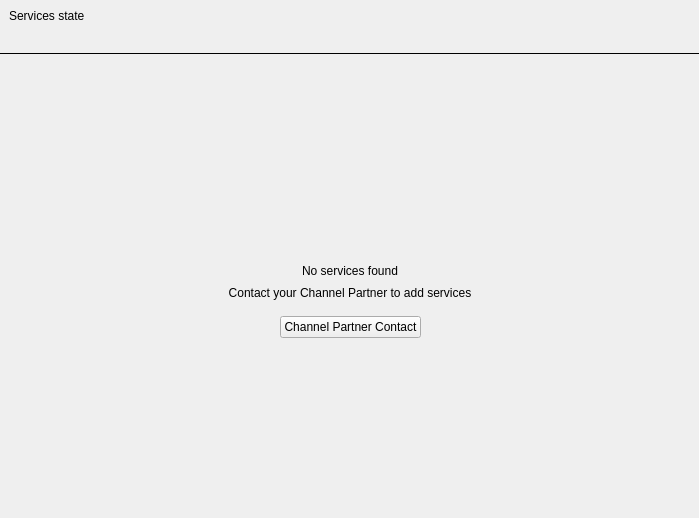
<?xml version="1.0" encoding="UTF-8"?>
<ui version="4.0">
 <class>SaasInfoWidget</class>
 <widget class="QWidget" name="SaasInfoWidget">
  <property name="geometry">
   <rect>
    <x>0</x>
    <y>0</y>
    <width>699</width>
    <height>518</height>
   </rect>
  </property>
  <layout class="QVBoxLayout" name="widgetLayout">
   <property name="spacing">
    <number>0</number>
   </property>
   <property name="leftMargin">
    <number>0</number>
   </property>
   <property name="topMargin">
    <number>0</number>
   </property>
   <property name="rightMargin">
    <number>0</number>
   </property>
   <property name="bottomMargin">
    <number>0</number>
   </property>
   <item>
    <widget class="nx::vms::client::desktop::Panel" name="headerWidget" native="true">
     <layout class="QVBoxLayout" name="headerLayout">
      <item>
       <widget class="QLabel" name="saasStateCaptionLabel">
        <property name="text">
         <string>Services state</string>
        </property>
       </widget>
      </item>
      <item>
       <widget class="QLabel" name="saasStateValueLabel"/>
      </item>
     </layout>
    </widget>
   </item>
   <item>
    <widget class="Line" name="horizontalLine">
     <property name="frameShadow">
      <enum>QFrame::Plain</enum>
     </property>
     <property name="orientation">
      <enum>Qt::Horizontal</enum>
     </property>
    </widget>
   </item>
   <item>
    <widget class="QStackedWidget" name="stackedWidget">
     <property name="currentIndex">
      <number>0</number>
     </property>
     <widget class="QWidget" name="placeholderPage">
      <layout class="QGridLayout" name="placeholderPageLayout">
       <property name="leftMargin">
        <number>0</number>
       </property>
       <property name="topMargin">
        <number>0</number>
       </property>
       <property name="rightMargin">
        <number>0</number>
       </property>
       <property name="bottomMargin">
        <number>0</number>
       </property>
       <property name="spacing">
        <number>0</number>
       </property>
       <item row="0" column="1">
        <spacer name="placeholderTopSpacer">
         <property name="orientation">
          <enum>Qt::Vertical</enum>
         </property>
         <property name="sizeHint" stdset="0">
          <size>
           <width>20</width>
           <height>187</height>
          </size>
         </property>
        </spacer>
       </item>
       <item row="1" column="0">
        <spacer name="placeholderLeftSpacer">
         <property name="orientation">
          <enum>Qt::Horizontal</enum>
         </property>
         <property name="sizeHint" stdset="0">
          <size>
           <width>222</width>
           <height>20</height>
          </size>
         </property>
        </spacer>
       </item>
       <item row="1" column="1">
        <widget class="QWidget" name="placeholderContentsWidget" native="true">
         <property name="minimumSize">
          <size>
           <width>250</width>
           <height>0</height>
          </size>
         </property>
         <property name="maximumSize">
          <size>
           <width>250</width>
           <height>16777215</height>
          </size>
         </property>
         <layout class="QVBoxLayout" name="placeholderContentsLayout">
          <property name="spacing">
           <number>16</number>
          </property>
          <property name="leftMargin">
           <number>0</number>
          </property>
          <property name="topMargin">
           <number>0</number>
          </property>
          <property name="rightMargin">
           <number>0</number>
          </property>
          <property name="bottomMargin">
           <number>0</number>
          </property>
          <item>
           <widget class="QLabel" name="placeholderIconLabel">
            <property name="alignment">
             <set>Qt::AlignCenter</set>
            </property>
            <property name="textInteractionFlags">
             <set>Qt::NoTextInteraction</set>
            </property>
           </widget>
          </item>
          <item>
           <layout class="QVBoxLayout" name="placeholderMessageLayout">
            <property name="spacing">
             <number>8</number>
            </property>
            <item>
             <widget class="QLabel" name="placeholderMessageCaptionLabel">
              <property name="text">
               <string>No services found</string>
              </property>
              <property name="alignment">
               <set>Qt::AlignCenter</set>
              </property>
              <property name="textInteractionFlags">
               <set>Qt::NoTextInteraction</set>
              </property>
             </widget>
            </item>
            <item>
             <widget class="QLabel" name="placeholderMessageLabel">
              <property name="text">
               <string>Contact your Channel Partner to add services</string>
              </property>
              <property name="alignment">
               <set>Qt::AlignCenter</set>
              </property>
              <property name="wordWrap">
               <bool>true</bool>
              </property>
              <property name="textInteractionFlags">
               <set>Qt::NoTextInteraction</set>
              </property>
             </widget>
            </item>
           </layout>
          </item>
          <item>
           <layout class="QHBoxLayout" name="channelPartnerContactButtonLayout">
            <property name="spacing">
             <number>0</number>
            </property>
            <property name="topMargin">
             <number>0</number>
            </property>
            <item>
             <spacer name="channelPartnerContactButtonLeftSpacer">
              <property name="orientation">
               <enum>Qt::Horizontal</enum>
              </property>
              <property name="sizeHint" stdset="0">
               <size>
                <width>0</width>
                <height>0</height>
               </size>
              </property>
             </spacer>
            </item>
            <item>
             <widget class="QPushButton" name="channelPartnerContactButton">
              <property name="text">
               <string>Channel Partner Contact</string>
              </property>
             </widget>
            </item>
            <item>
             <spacer name="channelPartnerContactButtonRightSpacer">
              <property name="orientation">
               <enum>Qt::Horizontal</enum>
              </property>
              <property name="sizeHint" stdset="0">
               <size>
                <width>0</width>
                <height>0</height>
               </size>
              </property>
             </spacer>
            </item>
           </layout>
          </item>
         </layout>
        </widget>
       </item>
       <item row="1" column="2">
        <spacer name="placeholderRightSpacer">
         <property name="orientation">
          <enum>Qt::Horizontal</enum>
         </property>
         <property name="sizeHint" stdset="0">
          <size>
           <width>221</width>
           <height>20</height>
          </size>
         </property>
        </spacer>
       </item>
       <item row="2" column="1">
        <spacer name="placeholderBottomSpacer">
         <property name="orientation">
          <enum>Qt::Vertical</enum>
         </property>
         <property name="sizeHint" stdset="0">
          <size>
           <width>20</width>
           <height>187</height>
          </size>
         </property>
        </spacer>
       </item>
      </layout>
     </widget>
     <widget class="QWidget" name="servicesUsagePage">
      <layout class="QVBoxLayout" name="servicesUsagePageLayout">
       <property name="spacing">
        <number>0</number>
       </property>
       <property name="leftMargin">
        <number>0</number>
       </property>
       <property name="topMargin">
        <number>0</number>
       </property>
       <property name="rightMargin">
        <number>0</number>
       </property>
       <property name="bottomMargin">
        <number>0</number>
       </property>
       <item>
        <widget class="QWidget" name="servicesContentsWidget" native="true">
         <layout class="QVBoxLayout" name="servicesContentsLayout">
          <item>
           <widget class="QGroupBox" name="servicesUsageGroupBox">
            <property name="title">
             <string>Services Usage</string>
            </property>
            <property name="flat">
             <bool>true</bool>
            </property>
            <layout class="QVBoxLayout" name="servicesUsageGroupBoxLayout">
             <property name="spacing">
              <number>0</number>
             </property>
             <property name="leftMargin">
              <number>0</number>
             </property>
             <property name="topMargin">
              <number>0</number>
             </property>
             <property name="rightMargin">
              <number>0</number>
             </property>
             <property name="bottomMargin">
              <number>0</number>
             </property>
             <item>
              <widget class="QTreeView" name="servicesUsageItemView">
               <property name="focusPolicy">
                <enum>Qt::NoFocus</enum>
               </property>
               <property name="showDropIndicator" stdset="0">
                <bool>false</bool>
               </property>
               <property name="selectionMode">
                <enum>QAbstractItemView::NoSelection</enum>
               </property>
               <property name="rootIsDecorated">
                <bool>false</bool>
               </property>
               <property name="itemsExpandable">
                <bool>false</bool>
               </property>
               <property name="expandsOnDoubleClick">
                <bool>false</bool>
               </property>
               <attribute name="headerStretchLastSection">
                <bool>false</bool>
               </attribute>
              </widget>
             </item>
            </layout>
           </widget>
          </item>
         </layout>
        </widget>
       </item>
      </layout>
     </widget>
    </widget>
   </item>
  </layout>
 </widget>
 <customwidgets>
  <customwidget>
   <class>nx::vms::client::desktop::Panel</class>
   <extends>QWidget</extends>
   <header location="global">nx/vms/client/desktop/common/widgets/panel.h</header>
   <container>1</container>
  </customwidget>
 </customwidgets>
 <resources/>
 <connections/>
 <slots>
  <slot>gridSelectionChanged()</slot>
 </slots>
</ui>
